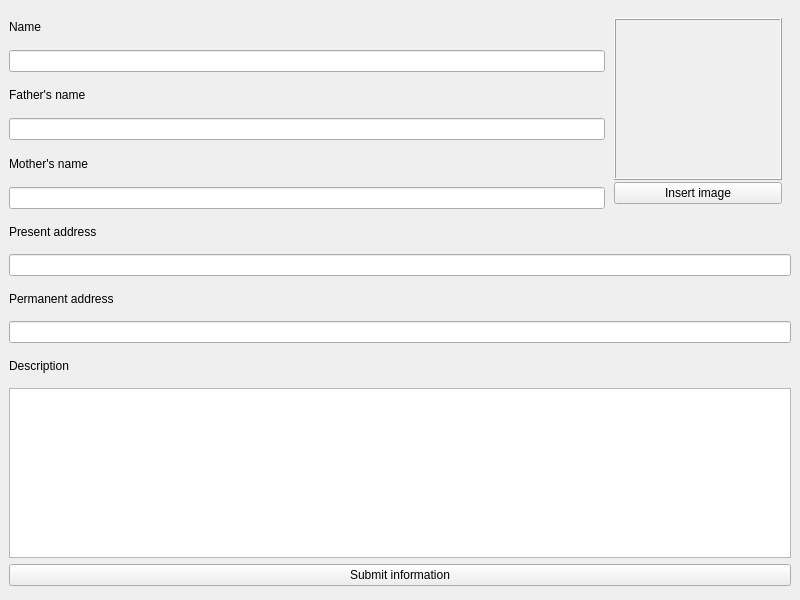
<?xml version="1.0" encoding="UTF-8"?>
<ui version="4.0">
 <class>MainWindow</class>
 <widget class="QMainWindow" name="MainWindow">
  <property name="geometry">
   <rect>
    <x>0</x>
    <y>0</y>
    <width>800</width>
    <height>600</height>
   </rect>
  </property>
  <property name="windowTitle">
   <string>MainWindow</string>
  </property>
  <widget class="QWidget" name="centralwidget">
   <layout class="QGridLayout" name="gridLayout">
    <item row="0" column="0">
     <layout class="QHBoxLayout" name="horizontalLayout" stretch="0,0">
      <item>
       <layout class="QVBoxLayout" name="verticalLayout">
        <item>
         <widget class="CaptionLabel" name="name_label">
          <property name="text">
           <string>Name</string>
          </property>
         </widget>
        </item>
        <item>
         <widget class="LineEdit" name="name_input"/>
        </item>
        <item>
         <widget class="CaptionLabel" name="father_label">
          <property name="text">
           <string>Father's name</string>
          </property>
         </widget>
        </item>
        <item>
         <widget class="LineEdit" name="father_name_input"/>
        </item>
        <item>
         <widget class="CaptionLabel" name="mother_label">
          <property name="text">
           <string>Mother's name</string>
          </property>
         </widget>
        </item>
        <item>
         <widget class="LineEdit" name="mother_name_input"/>
        </item>
       </layout>
      </item>
      <item>
       <widget class="QWidget" name="image_widget" native="true">
        <property name="minimumSize">
         <size>
          <width>180</width>
          <height>200</height>
         </size>
        </property>
        <property name="maximumSize">
         <size>
          <width>1000</width>
          <height>16777215</height>
         </size>
        </property>
        <layout class="QVBoxLayout" name="verticalLayout_2" stretch="0,0">
         <property name="spacing">
          <number>2</number>
         </property>
         <property name="leftMargin">
          <number>3</number>
         </property>
         <property name="bottomMargin">
          <number>5</number>
         </property>
         <item>
          <widget class="QLabel" name="image_preview">
           <property name="sizePolicy">
            <sizepolicy hsizetype="Preferred" vsizetype="Preferred">
             <horstretch>0</horstretch>
             <verstretch>0</verstretch>
            </sizepolicy>
           </property>
           <property name="frameShape">
            <enum>QFrame::Box</enum>
           </property>
           <property name="frameShadow">
            <enum>QFrame::Raised</enum>
           </property>
           <property name="lineWidth">
            <number>1</number>
           </property>
           <property name="text">
            <string/>
           </property>
          </widget>
         </item>
         <item>
          <widget class="PrimaryPushButton" name="insert_image">
           <property name="text">
            <string>Insert image</string>
           </property>
          </widget>
         </item>
        </layout>
       </widget>
      </item>
     </layout>
    </item>
    <item row="1" column="0">
     <layout class="QVBoxLayout" name="verticalLayout_3">
      <property name="bottomMargin">
       <number>5</number>
      </property>
      <item>
       <widget class="BodyLabel" name="present_address_label">
        <property name="text">
         <string>Present address</string>
        </property>
       </widget>
      </item>
      <item>
       <widget class="LineEdit" name="present_address_input"/>
      </item>
      <item>
       <widget class="BodyLabel" name="permanent_address_label">
        <property name="text">
         <string>Permanent address</string>
        </property>
       </widget>
      </item>
      <item>
       <widget class="LineEdit" name="permanent_address_input"/>
      </item>
      <item>
       <widget class="BodyLabel" name="description_label">
        <property name="text">
         <string>Description</string>
        </property>
       </widget>
      </item>
      <item>
       <widget class="TextEdit" name="description_input">
        <property name="maximumSize">
         <size>
          <width>16777215</width>
          <height>170</height>
         </size>
        </property>
        <property name="inputMethodHints">
         <set>Qt::ImhMultiLine</set>
        </property>
        <property name="tabStopWidth">
         <number>40</number>
        </property>
       </widget>
      </item>
      <item>
       <widget class="PrimaryPushButton" name="submit_btn">
        <property name="text">
         <string>Submit information</string>
        </property>
       </widget>
      </item>
     </layout>
    </item>
   </layout>
  </widget>
 </widget>
 <customwidgets>
  <customwidget>
   <class>PushButton</class>
   <extends>QPushButton</extends>
   <header>qfluentwidgets</header>
  </customwidget>
  <customwidget>
   <class>PrimaryPushButton</class>
   <extends>PushButton</extends>
   <header>qfluentwidgets</header>
  </customwidget>
  <customwidget>
   <class>CaptionLabel</class>
   <extends>QLabel</extends>
   <header>qfluentwidgets</header>
  </customwidget>
  <customwidget>
   <class>BodyLabel</class>
   <extends>QLabel</extends>
   <header>qfluentwidgets</header>
  </customwidget>
  <customwidget>
   <class>LineEdit</class>
   <extends>QLineEdit</extends>
   <header>qfluentwidgets</header>
  </customwidget>
  <customwidget>
   <class>TextEdit</class>
   <extends>QTextEdit</extends>
   <header>qfluentwidgets</header>
  </customwidget>
 </customwidgets>
 <resources/>
 <connections/>
</ui>
